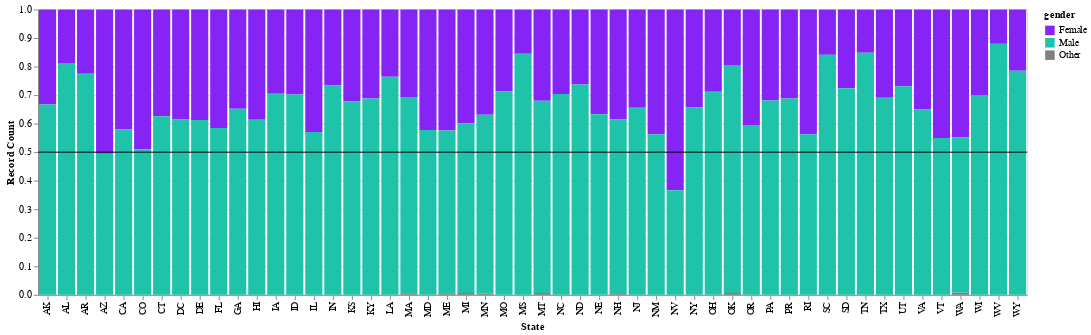

The notebook cell saved with this chart:
### Markdown cell above
### 1.2: Improvements

While it is clear from the first chart that there are more elected officials that are men than women, it is hard to compare across states.

Make the following adjustments:

- Normalize the chart so that each bar is a percentage, allowing for direct comparison across states.
- Since this is US political data, the colors red and blue have a strong meaning, associated with the Republican and Democratic parties. Change the color scheme to avoid red and blue. (I chose #8624f5 for women and #1fc3aa for men based on this article: <https://blog.datawrapper.de/gendercolor/>)
- Two states are very close to 50%, add a line at 50% using a layered chart to make it easier to see if they exceed 50% or not.

Your graph should somewhat resemble *imgs/ex1.2.png*.

### Code cell
def states_by_gender_improved(df):

    df['count'] = 1
    gender_df = df.groupby(['state','gender'])['count'].sum().reset_index()
    gender_totals = gender_df.groupby(['state'])['count'].sum().reset_index('state').rename(columns={'count':'total'})
    gender_df = pd.merge(gender_df, gender_totals, how='left',on=['state'])
    gender_df['%'] = gender_df['count']/gender_df['total']
    
    source = gender_df
    
    base = alt.Chart(source)
    range_ = ['#8624f5','#1fc3aa','gray']
    gender_breakdown = base.mark_bar().encode(alt.X('state').title('State'),alt.Y('%').title('Record Count'),color=alt.Color('gender').scale(range=range_))

    line = alt.Chart(pd.DataFrame({'y':[0.50]})).mark_rule(color='black').encode(y='y')

    chart = gender_breakdown + line
    return chart
    
# render chart
states_by_gender_improved(legislators_df())

### Figure 1 — Vega-Lite specification as saved in the notebook (floating-point values rounded to 4 significant figures)
{"config": {"view": {"continuousWidth": 300, "continuousHeight": 300}}, "layer": [{"data": {"name": "data-3cee09d9b228e7af303441db7665b966"}, "mark": {"type": "bar"}, "encoding": {"color": {"field": "gender", "scale": {"range": ["#8624f5", "#1fc3aa", "gray"]}, "type": "nominal"}, "x": {"field": "state", "title": "State", "type": "nominal"}, "y": {"field": "%", "title": "Record Count", "type": "quantitative"}}}, {"data": {"name": "data-56e8450a96e5483e8a99fd90422daa8f"}, "mark": {"type": "rule", "color": "black"}, "encoding": {"y": {"field": "y", "type": "quantitative"}}}], "$schema": "https://vega.github.io/schema/vega-lite/v5.20.1.json", "datasets": {"data-3cee09d9b228e7af303441db7665b966": [{"state": "AK", "gender": "Female", "count": 20, "total": 60, "%": 0.3333}, {"state": "AK", "gender": "Male", "count": 40, "total": 60, "%": 0.6667}, {"state": "AL", "gender": "Female", "count": 26, "total": 139, "%": 0.1871}, {"state": "AL", "gender": "Male", "count": 113, "total": 139, "%": 0.8129}, {"state": "AR", "gender": "Female", "count": 30, "total": 133, "%": 0.2256}, {"state": "AR", "gender": "Male", "count": 103, "total": 133, "%": 0.7744}, {"state": "AZ", "gender": "Female", "count": 45, "total": 89, "%": 0.5056}, {"state": "AZ", "gender": "Male", "count": 44, "total": 89, "%": 0.4944}, {"state": "CA", "gender": "Female", "count": 50, "total": 119, "%": 0.4202}, {"state": "CA", "gender": "Male", "count": 69, "total": 119, "%": 0.5798}, {"state": "CO", "gender": "Female", "count": 49, "total": 100, "%": 0.49}, {"state": "CO", "gender": "Male", "count": 51, "total": 100, "%": 0.51}, {"state": "CT", "gender": "Female", "count": 70, "total": 187, "%": 0.3743}, {"state": "CT", "gender": "Male", "count": 117, "total": 187, "%": 0.6257}, {"state": "DC", "gender": "Female", "count": 5, "total": 13, "%": 0.3846}, {"state": "DC", "gender": "Male", "count": 8, "total": 13, "%": 0.6154}, {"state": "DE", "gender": "Female", "count": 24, "total": 62, "%": 0.3871}, {"state": "DE", "gender": "Male", "count": 38, "total": 62, "%": 0.6129}, {"state": "FL", "gender": "Female", "count": 66, "total": 159, "%": 0.4151}, {"state": "FL", "gender": "Male", "count": 93, "total": 159, "%": 0.5849}, {"state": "GA", "gender": "Female", "count": 82, "total": 236, "%": 0.3475}, {"state": "GA", "gender": "Male", "count": 154, "total": 236, "%": 0.6525}, {"state": "HI", "gender": "Female", "count": 29, "total": 75, "%": 0.3867}, {"state": "HI", "gender": "Male", "count": 46, "total": 75, "%": 0.6133}, {"state": "IA", "gender": "Female", "count": 44, "total": 149, "%": 0.2953}, {"state": "IA", "gender": "Male", "count": 105, "total": 149, "%": 0.7047}, {"state": "ID", "gender": "Female", "count": 31, "total": 104, "%": 0.2981}, {"state": "ID", "gender": "Male", "count": 73, "total": 104, "%": 0.7019}, {"state": "IL", "gender": "Female", "count": 76, "total": 177, "%": 0.4294}, {"state": "IL", "gender": "Male", "count": 101, "total": 177, "%": 0.5706}, {"state": "IN", "gender": "Female", "count": 40, "total": 150, "%": 0.2667}, {"state": "IN", "gender": "Male", "count": 110, "total": 150, "%": 0.7333}, {"state": "KS", "gender": "Female", "count": 53, "total": 165, "%": 0.3212}, {"state": "KS", "gender": "Male", "count": 112, "total": 165, "%": 0.6788}, {"state": "KY", "gender": "Female", "count": 43, "total": 138, "%": 0.3116}, {"state": "KY", "gender": "Male", "count": 95, "total": 138, "%": 0.6884}, {"state": "LA", "gender": "Female", "count": 34, "total": 144, "%": 0.2361}, {"state": "LA", "gender": "Male", "count": 110, "total": 144, "%": 0.7639}, {"state": "MA", "gender": "Female", "count": 61, "total": 199, "%": 0.3065}, {"state": "MA", "gender": "Male", "count": 137, "total": 199, "%": 0.6884}, {"state": "MA", "gender": "Other", "count": 1, "total": 199, "%": 0.005025}, {"state": "MD", "gender": "Female", "count": 79, "total": 187, "%": 0.4225}, {"state": "MD", "gender": "Male", "count": 108, "total": 187, "%": 0.5775}, {"state": "ME", "gender": "Female", "count": 78, "total": 184, "%": 0.4239}, {"state": "ME", "gender": "Male", "count": 105, "total": 184, "%": 0.5707}, {"state": "ME", "gender": "Other", "count": 1, "total": 184, "%": 0.005435}, {"state": "MI", "gender": "Female", "count": 59, "total": 148, "%": 0.3986}, {"state": "MI", "gender": "Male", "count": 88, "total": 148, "%": 0.5946}, {"state": "MI", "gender": "Other", "count": 1, "total": 148, "%": 0.006757}, {"state": "MN", "gender": "Female", "count": 73, "total": 198, "%": 0.3687}, {"state": "MN", "gender": "Male", "count": 124, "total": 198, "%": 0.6263}, {"state": "MN", "gender": "Other", "count": 1, "total": 198, "%": 0.005051}, {"state": "MO", "gender": "Female", "count": 55, "total": 192, "%": 0.2865}, {"state": "MO", "gender": "Male", "count": 137, "total": 192, "%": 0.7135}, {"state": "MS", "gender": "Female", "count": 27, "total": 174, "%": 0.1552}, {"state": "MS", "gender": "Male", "count": 147, "total": 174, "%": 0.8448}, {"state": "MT", "gender": "Female", "count": 48, "total": 150, "%": 0.32}, {"state": "MT", "gender": "Male", "count": 101, "total": 150, "%": 0.6733}, {"state": "MT", "gender": "Other", "count": 1, "total": 150, "%": 0.006667}, {"state": "NC", "gender": "Female", "count": 50, "total": 169, "%": 0.2959}, {"state": "NC", "gender": "Male", "count": 119, "total": 169, "%": 0.7041}, {"state": "ND", "gender": "Female", "count": 37, "total": 141, "%": 0.2624}, {"state": "ND", "gender": "Male", "count": 104, "total": 141, "%": 0.7376}, {"state": "NE", "gender": "Female", "count": 18, "total": 49, "%": 0.3673}, {"state": "NE", "gender": "Male", "count": 31, "total": 49, "%": 0.6327}, {"state": "NH", "gender": "Female", "count": 161, "total": 419, "%": 0.3842}, {"state": "NH", "gender": "Male", "count": 257, "total": 419, "%": 0.6134}, {"state": "NH", "gender": "Other", "count": 1, "total": 419, "%": 0.002387}, {"state": "NJ", "gender": "Female", "count": 41, "total": 119, "%": 0.3445}, {"state": "NJ", "gender": "Male", "count": 78, "total": 119, "%": 0.6555}, {"state": "NM", "gender": "Female", "count": 49, "total": 112, "%": 0.4375}, {"state": "NM", "gender": "Male", "count": 63, "total": 112, "%": 0.5625}, {"state": "NV", "gender": "Female", "count": 38, "total": 60, "%": 0.6333}, {"state": "NV", "gender": "Male", "count": 22, "total": 60, "%": 0.3667}, {"state": "NY", "gender": "Female", "count": 72, "total": 210, "%": 0.3429}, {"state": "NY", "gender": "Male", "count": 138, "total": 210, "%": 0.6571}, {"state": "OH", "gender": "Female", "count": 38, "total": 132, "%": 0.2879}, {"state": "OH", "gender": "Male", "count": 94, "total": 132, "%": 0.7121}, {"state": "OK", "gender": "Female", "count": 29, "total": 149, "%": 0.1946}, {"state": "OK", "gender": "Male", "count": 119, "total": 149, "%": 0.7987}, {"state": "OK", "gender": "Other", "count": 1, "total": 149, "%": 0.006711}, {"state": "OR", "gender": "Female", "count": 36, "total": 89, "%": 0.4045}, {"state": "OR", "gender": "Male", "count": 53, "total": 89, "%": 0.5955}, {"state": "PA", "gender": "Female", "count": 80, "total": 251, "%": 0.3187}, {"state": "PA", "gender": "Male", "count": 171, "total": 251, "%": 0.6813}, {"state": "PR", "gender": "Female", "count": 24, "total": 77, "%": 0.3117}, {"state": "PR", "gender": "Male", "count": 53, "total": 77, "%": 0.6883}, {"state": "RI", "gender": "Female", "count": 49, "total": 112, "%": 0.4375}, {"state": "RI", "gender": "Male", "count": 63, "total": 112, "%": 0.5625}, {"state": "SC", "gender": "Female", "count": 27, "total": 170, "%": 0.1588}, {"state": "SC", "gender": "Male", "count": 143, "total": 170, "%": 0.8412}, {"state": "SD", "gender": "Female", "count": 29, "total": 105, "%": 0.2762}, {"state": "SD", "gender": "Male", "count": 76, "total": 105, "%": 0.7238}, {"state": "TN", "gender": "Female", "count": 20, "total": 132, "%": 0.1515}, {"state": "TN", "gender": "Male", "count": 112, "total": 132, "%": 0.8485}, {"state": "TX", "gender": "Female", "count": 56, "total": 181, "%": 0.3094}, {"state": "TX", "gender": "Male", "count": 125, "total": 181, "%": 0.6906}, {"state": "UT", "gender": "Female", "count": 28, "total": 104, "%": 0.2692}, {"state": "UT", "gender": "Male", "count": 76, "total": 104, "%": 0.7308}, {"state": "VA", "gender": "Female", "count": 49, "total": 140, "%": 0.35}, {"state": "VA", "gender": "Male", "count": 91, "total": 140, "%": 0.65}, {"state": "VT", "gender": "Female", "count": 81, "total": 180, "%": 0.45}, {"state": "VT", "gender": "Male", "count": 99, "total": 180, "%": 0.55}, {"state": "WA", "gender": "Female", "count": 66, "total": 147, "%": 0.449}, {"state": "WA", "gender": "Male", "count": 80, "total": 147, "%": 0.5442}, {"state": "WA", "gender": "Other", "count": 1, "total": 147, "%": 0.006803}, {"state": "WI", "gender": "Female", "count": 39, "total": 130, "%": 0.3}, {"state": "WI", "gender": "Male", "count": 91, "total": 130, "%": 0.7}, {"state": "WV", "gender": "Female", "count": 16, "total": 133, "%": 0.1203}, {"state": "WV", "gender": "Male", "count": 117, "total": 133, "%": 0.8797}, {"state": "WY", "gender": "Female", "count": 20, "total": 93, "%": 0.2151}, {"state": "WY", "gender": "Male", "count": 73, "total": 93, "%": 0.7849}], "data-56e8450a96e5483e8a99fd90422daa8f": [{"y": 0.5}]}}
